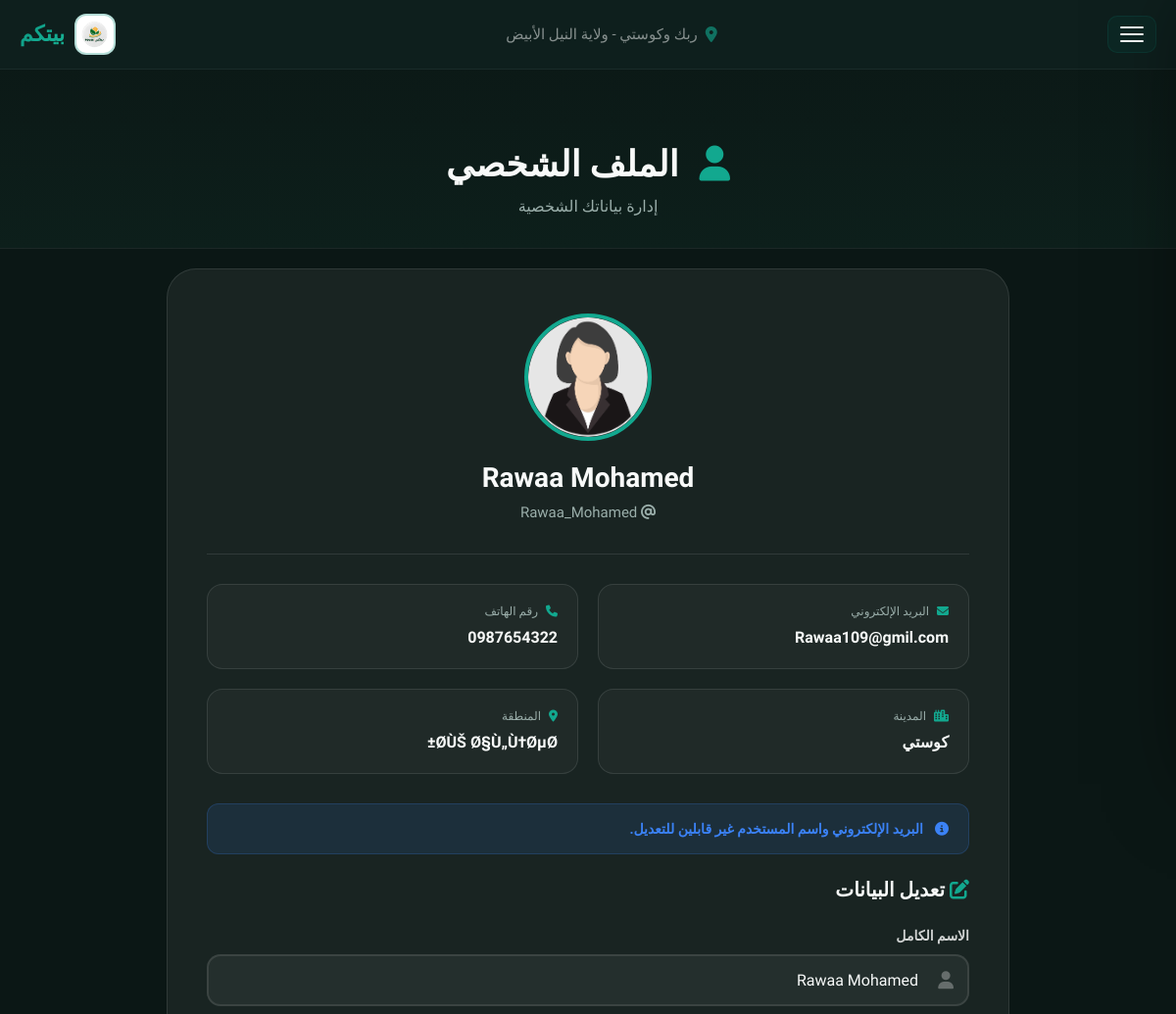
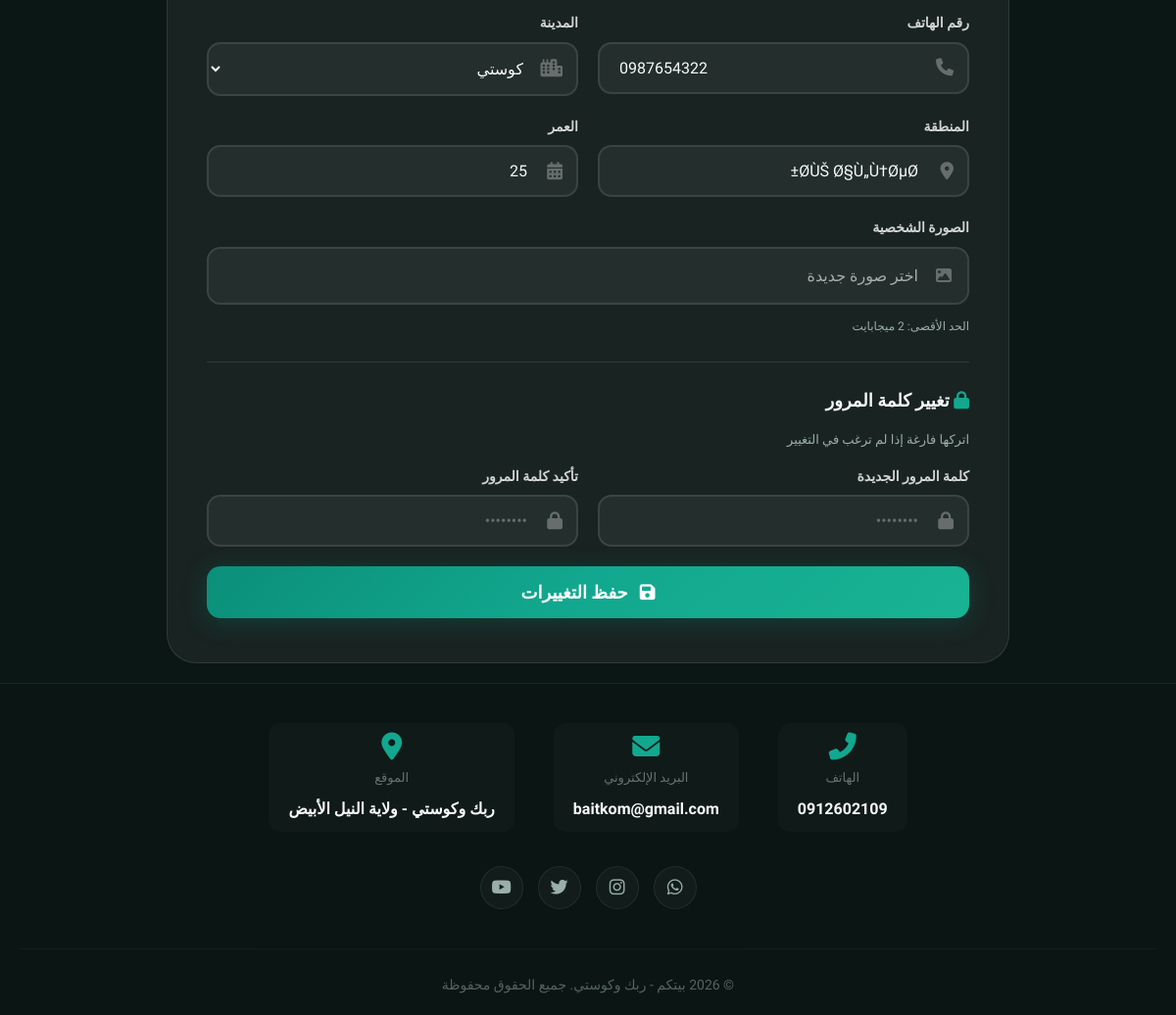
The app's page /profile.php (signed in) with its own data (2 pictures, top to bottom).
### tables this page shows
CREATE TABLE `users` (
  `id` int(11) NOT NULL auto_increment,
  `name` varchar(100) NOT NULL,
  `username` varchar(50) NOT NULL,
  `email` varchar(100) NOT NULL,
  `phone` varchar(20) NOT NULL,
  `region` varchar(100) NOT NULL,
  `city` varchar(50) default NULL,
  `age` int(11) NOT NULL,
  `service_type` varchar(50) NOT NULL,
  `password` varchar(255) NOT NULL,
  `user_type` enum('admin','provider','receiver') default 'provider',
  `admin_role` enum('super_admin','main','providers','clients','reviews') default NULL,
  `manager_role` varchar(50) default NULL,
  `is_approved` enum('pending','approved','rejected') default 'pending',
  `profile_image` varchar(255) default NULL,
  `national_id_image` varchar(255) default NULL,
  `certificate_image` varchar(255) default NULL,
  `working_area` varchar(255) default NULL,
  `created_at` timestamp NOT NULL default CURRENT_TIMESTAMP,
  `is_banned` tinyint(1) NOT NULL default '0',
  `welcome_shown` tinyint(1) NOT NULL default '0',
  PRIMARY KEY  (`id`),
  UNIQUE KEY `username` (`username`),
  UNIQUE KEY `email` (`email`),
  KEY `idx_is_approved` (`is_approved`),
  KEY `idx_user_type` (`user_type`)
);

### config.php (called while the page is built, shortened)
<?php
$AVAILABLE_CITIES = array(
    'rabak' => 'ربك',
    'kosti' => 'كوستي'
);
try {
    $pdo = new PDO("mysql:host=" . DB_HOST . ";dbname=" . DB_NAME . ";charset=utf8", DB_USER, DB_PASS);
    $pdo->setAttribute(PDO::ATTR_ERRMODE, PDO::ERRMODE_EXCEPTION);
    $pdo->setAttribute(PDO::ATTR_DEFAULT_FETCH_MODE, PDO::FETCH_ASSOC);
} catch (PDOException $e) {
    die("فشل الاتصال بقاعدة البيانات: " . $e->getMessage());
}
function isLoggedIn() {
    return isset($_SESSION['user_id']);
}
function getUserById($id) {
    global $pdo;
    $stmt = $pdo->prepare("SELECT * FROM users WHERE id = ?");
    $stmt->execute(array($id));
    return $stmt->fetch();
}
function getCurrentUser() {
    return getUserById($_SESSION['user_id']);
}
function getCityName($key) {
    global $AVAILABLE_CITIES;
    return isset($AVAILABLE_CITIES[$key]) ? $AVAILABLE_CITIES[$key] : $key;
}
    ?>

### profile.php (the view, shortened to what this page needs)
<?php
require_once 'config.php';
$user = getCurrentUser();
?>
<!DOCTYPE html>
<html lang="ar" dir="rtl">
<head>
    <link rel="stylesheet" href="https://cdnjs.cloudflare.com/ajax/libs/font-awesome/6.5.0/css/all.min.css">
    <link href="https://unpkg.com/aos@2.3.1/dist/aos.css" rel="stylesheet">
</head>
<body>
    <header id="mainHeader">
        <div class="container header-inner">
            <div class="logo">
                <img src="uploads/sh.png" alt="بيتكم">
                <span>بيتكم</span>
            </div>
            <div class="header-center">
                <i class="fas fa-map-marker-alt"></i>
                <span>ربك وكوستي - ولاية النيل الأبيض</span>
            </div>
            <button class="hamburger" id="hamburgerBtn"><span></span><span></span><span></span></button>
        </div>
    </header>
        <?php if (isLoggedIn()):
            $current_user = getCurrentUser();
        ?>
        <?php endif; ?>
    <div class="page-header">
        <div class="container">
            <h1 data-aos="fade-up"><i class="fas fa-user"></i> الملف الشخصي</h1>
            <p data-aos="fade-up" data-aos-delay="100">إدارة بياناتك الشخصية</p>
        </div>
    </div>
    <div class="profile-container">
        <div class="profile-card" data-aos="fade-up">
            <div class="avatar-section">
                <div class="avatar">
                    <?php if ($user['profile_image'] && file_exists($user['profile_image'])): ?>
                        <img src="<?php echo htmlspecialchars($user['profile_image']); ?>" alt="صورة">
                    <?php else: ?>
                        <i class="fas fa-user-circle"></i>
                    <?php endif; ?>
                </div>
                <h1 class="profile-name"><?php echo htmlspecialchars($user['name']); ?></h1>
                <div class="profile-username"><i class="fas fa-at"></i> <?php echo htmlspecialchars($user['username']); ?></div>
            </div>
            <div class="info-grid">
                <div class="info-item">
                    <span class="label"><i class="fas fa-envelope"></i> البريد الإلكتروني</span>
                    <span class="value"><?php echo htmlspecialchars($user['email']); ?></span>
                </div>
                <div class="info-item">
                    <span class="label"><i class="fas fa-phone"></i> رقم الهاتف</span>
                    <span class="value"><?php echo htmlspecialchars($user['phone']); ?></span>
                </div>
                <div class="info-item">
                    <span class="label"><i class="fas fa-city"></i> المدينة</span>
                    <span class="value"><?php echo htmlspecialchars(getCityName(isset($user['city']) ? $user['city'] : '')); ?></span>
                </div>
                <div class="info-item">
                    <span class="label"><i class="fas fa-map-marker-alt"></i> المنطقة</span>
                    <span class="value"><?php echo htmlspecialchars($user['region']); ?></span>
                </div>
            </div>
            <div class="msg-box info">
                <i class="fas fa-info-circle"></i>
                البريد الإلكتروني واسم المستخدم غير قابلين للتعديل.
            </div>
            <form method="POST" enctype="multipart/form-data">
                <h2 style="font-size:20px; color:var(--text-white); margin-bottom:20px;">
                    <i class="fas fa-edit" style="color:var(--primary-teal);"></i> تعديل البيانات
                </h2>
                <div class="form-group">
                    <label>الاسم الكامل</label>
                    <div class="input-wrapper">
                        <input type="text" name="name" value="<?php echo htmlspecialchars($user['name']); ?>" required>
                        <i class="fas fa-user"></i>
                    </div>
                </div>
                <div class="form-row">
                    <div class="form-group">
                        <label>رقم الهاتف</label>
                        <div class="input-wrapper">
                            <input type="tel" name="phone" value="<?php echo htmlspecialchars($user['phone']); ?>" required>
                            <i class="fas fa-phone"></i>
                        </div>
                    </div>
                    <div class="form-group">
                        <label>المدينة</label>
                        <div class="input-wrapper">
                            <select name="city" required>
                                <option value="kosti" <?php echo (isset($user['city']) && $user['city'] == 'kosti') ? 'selected' : ''; ?>>كوستي</option>
                            </select>
                            <i class="fas fa-city"></i>
                        </div>
                    </div>
                </div>
                <div class="form-row">
                    <div class="form-group">
                        <label>المنطقة</label>
                        <div class="input-wrapper">
                            <input type="text" name="region" value="<?php echo htmlspecialchars($user['region']); ?>" required>
                            <i class="fas fa-map-marker-alt"></i>
                        </div>
                    </div>
                    <div class="form-group">
                        <label>العمر</label>
                        <div class="input-wrapper">
                            <input type="number" name="age" value="<?php echo $user['age']; ?>" required min="18">
                            <i class="fas fa-calendar-alt"></i>
                        </div>
                    </div>
                </div>
                <div class="form-group">
                    <label>الصورة الشخصية</label>
                    <div class="file-input-wrapper">
                        <span class="file-label"><i class="fas fa-image"></i> اختر صورة جديدة</span>
                    </div>
                    <small style="color:var(--text-gray); font-size:12px;">الحد الأقصى: 2 ميجابايت</small>
                </div>
                <hr style="border:none; border-top:1px solid var(--border-glass); margin:25px 0;">
                <h2 style="font-size:18px; color:var(--text-white); margin-bottom:15px;">
                    <i class="fas fa-lock" style="color:var(--primary-teal);"></i> تغيير كلمة المرور
                </h2>
                <p style="color:var(--text-gray); font-size:13px; margin-bottom:15px;">اتركها فارغة إذا لم ترغب في التغيير</p>
                <div class="form-row">
                    <div class="form-group">
                        <label>كلمة المرور الجديدة</label>
                        <div class="input-wrapper">
                            <input type="password" name="password" placeholder="••••••••">
                            <i class="fas fa-lock"></i>
                        </div>
                    </div>
                    <div class="form-group">
                        <label>تأكيد كلمة المرور</label>
                        <div class="input-wrapper">
                            <input type="password" name="confirm_password" placeholder="••••••••">
                            <i class="fas fa-lock"></i>
                        </div>
                    </div>
                </div>
                <button type="submit" class="btn-register"><i class="fas fa-save"></i> حفظ التغييرات</button>
            </form>
        </div>
    </div>
    <footer>
        <div class="container">
            <div class="footer-grid">
                <div class="contact-section">
                    <div class="contact-item">
                        <i class="fas fa-phone-alt"></i>
                        <span class="label">الهاتف</span>
                        <span class="value"><a href="tel:0912602109">0912602109</a></span>
                    </div>
                    <div class="contact-item">
                        <i class="fas fa-envelope"></i>
                        <span class="label">البريد الإلكتروني</span>
                        <span class="value"><a href="mailto:baitkom@gmail.com">baitkom@gmail.com</a></span>
                    </div>
                    <div class="contact-item">
                        <i class="fas fa-map-marker-alt"></i>
                        <span class="label">الموقع</span>
                        <span class="value">ربك وكوستي - ولاية النيل الأبيض</span>
                    </div>
                </div>
                <div class="social-icons">
                    <a href="#"><i class="fab fa-whatsapp"></i></a>
                    <a href="#"><i class="fab fa-instagram"></i></a>
                    <a href="#"><i class="fab fa-twitter"></i></a>
                    <a href="#"><i class="fab fa-youtube"></i></a>
                </div>
                <div class="copyright">© 2026 بيتكم - ربك وكوستي. جميع الحقوق محفوظة</div>
            </div>
        </div>
    </footer>
</body>
</html>

### records on screen
users: profile_image (picture), name "Rawaa Mohamed", username "Rawaa_Mohamed", email "Rawaa109@gmil.com", phone "0987654322", city "كوستي", region "Ø­ÙŠ Ø§Ù„Ù†ØµØ±", age "25"
